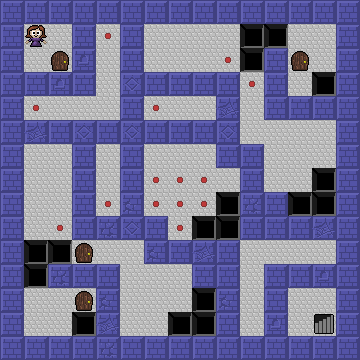

This is a level from a 2D game, rendered from its Tiled map with the project's own tilesets. A one-line summary and the complete map file follow:
An orthogonal 15x15 tile map with 24x24 px tiles, 3 tile layers (Terrain, Objects, Decals), 2 tilesets.

<map version="1.0" orientation="orthogonal" width="15" height="15" tilewidth="24" tileheight="24">
 <properties>
  <property name="name" value="Test Level 3" />
 </properties>
 <tileset firstgid="1" source="Terrain.tsx" />
 <tileset firstgid="101" source="Objects.tsx" />
 <layer name="Terrain" width="15" height="15">
  <data encoding="csv">
1,1,1,1,1,1,1,1,1,1,1,1,1,1,1,
1,4,4,1,2,1,4,4,4,4,3,3,4,4,1,
1,4,4,1,4,1,4,4,4,2,3,1,4,4,1,
1,1,1,1,4,1,1,1,1,1,2,1,4,3,1,
1,2,4,4,4,1,2,4,4,1,4,1,1,1,1,
1,1,1,1,1,1,1,1,1,1,4,4,4,4,1,
1,4,4,1,4,1,4,4,4,1,1,4,4,4,1,
1,4,4,1,4,1,2,2,2,4,1,4,4,3,1,
1,4,4,1,2,1,2,2,2,3,1,1,3,3,1,
1,4,2,1,1,1,1,2,3,3,1,1,1,1,1,
1,3,3,2,4,4,1,1,1,1,4,4,4,4,1,
1,3,1,1,1,4,4,4,1,1,4,1,1,1,1,
1,4,4,4,1,4,4,4,3,1,4,1,4,4,1,
1,4,4,3,1,4,4,3,3,1,4,1,4,5,1,
1,1,1,1,1,1,1,1,1,1,1,1,1,1,1
</data>
 </layer>
 <layer name="Objects" width="15" height="15">
  <data encoding="csv">
0,0,0,0,0,0,0,0,0,0,0,0,0,0,0,
0,101,0,0,0,0,0,0,0,0,0,0,0,0,0,
0,0,106,0,0,0,0,0,0,0,0,0,106,0,0,
0,0,0,0,0,0,0,0,0,0,0,0,0,0,0,
0,0,0,0,0,0,0,0,0,0,0,0,0,0,0,
0,0,0,0,0,0,0,0,0,0,0,0,0,0,0,
0,0,0,0,0,0,0,0,0,0,0,0,0,0,0,
0,0,0,0,0,0,0,0,0,0,0,0,0,0,0,
0,0,0,0,0,0,0,0,0,0,0,0,0,0,0,
0,0,0,0,0,0,0,0,0,0,0,0,0,0,0,
0,0,0,106,0,0,0,0,0,0,0,0,0,0,0,
0,0,0,0,0,0,0,0,0,0,0,0,0,0,0,
0,0,0,106,0,0,0,0,0,0,0,0,0,0,0,
0,0,0,0,0,0,0,0,0,0,0,0,0,0,0,
0,0,0,0,0,0,0,0,0,0,0,0,0,0,0
</data>
 </layer>
 <layer name="Decals" width="15" height="15">
  <data encoding="csv">
0,0,0,0,0,0,0,0,0,0,0,0,0,0,0,
0,0,0,0,0,0,0,0,0,0,0,0,0,0,0,
0,0,0,8,0,0,0,0,0,0,0,0,0,0,0,
0,0,8,0,0,18,0,0,0,0,0,0,0,0,0,
0,0,0,0,0,0,0,0,0,7,0,0,0,0,0,
0,7,0,18,0,18,0,0,0,18,0,0,0,0,0,
0,0,0,0,0,0,0,0,0,0,0,0,0,0,0,
0,0,0,0,0,0,0,0,0,0,0,0,0,0,0,
0,0,0,0,0,27,0,0,0,0,17,0,0,0,0,
0,0,0,0,17,18,0,0,0,0,0,0,0,7,0,
0,0,0,0,0,0,27,0,7,0,0,0,0,0,0,
0,0,17,0,0,0,0,0,0,0,0,0,0,8,0,
0,0,0,0,27,0,0,0,0,27,0,0,0,0,0,
0,0,0,0,7,0,0,0,0,0,0,8,0,0,0,
0,0,0,0,17,0,0,0,0,0,0,0,0,0,0
</data>
 </layer>
</map>
